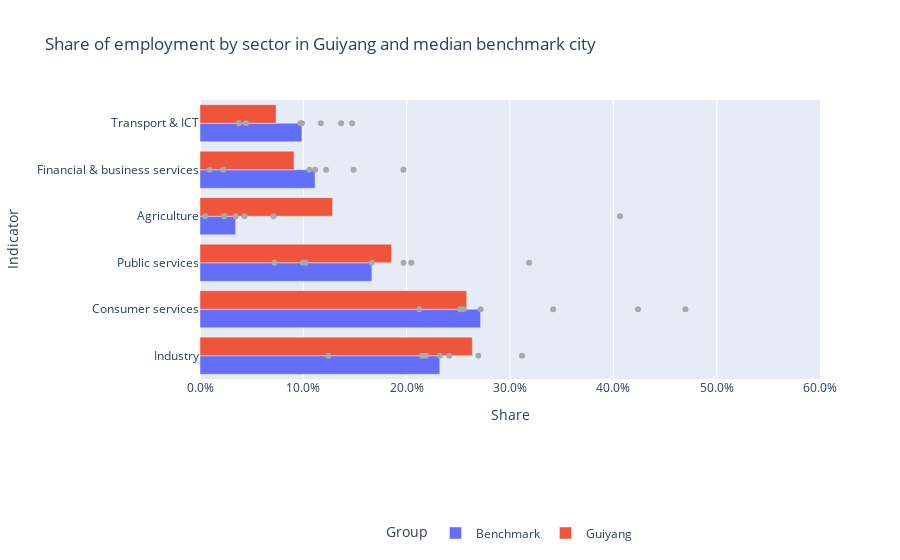

The notebook cell saved with this chart:
### Code cell
if city in oxford_full['Location'].values:
        oxford_emp_gva_shares_plot()
else:
        print("City is not in oxford economics")

### Figure 1 — Plotly figure (JSON) as saved in the notebook; plotly's stock layout.template omitted (floating-point values rounded to 4 significant figures)
{"data": [{"alignmentgroup": "True", "hovertemplate": "Group=Benchmark<br>Share=%{x}<br>Indicator=%{y}<extra></extra>", "legendgroup": "Benchmark", "marker": {"color": "#636efa", "pattern": {"shape": ""}}, "name": "Benchmark", "offsetgroup": "Benchmark", "orientation": "h", "showlegend": true, "textposition": "auto", "type": "bar", "x": [0.2321, 0.2716, 0.1664, 0.0345, 0.1113, 0.09862], "xaxis": "x", "y": ["Industry", "Consumer services", "Public services", "Agriculture", "Financial & business services", "Transport & ICT"], "yaxis": "y"}, {"alignmentgroup": "True", "hovertemplate": "Group=Guiyang<br>Share=%{x}<br>Indicator=%{y}<extra></extra>", "legendgroup": "Guiyang", "marker": {"color": "#EF553B", "pattern": {"shape": ""}}, "name": "Guiyang", "offsetgroup": "Guiyang", "orientation": "h", "showlegend": true, "textposition": "auto", "type": "bar", "x": [0.2636, 0.2581, 0.1854, 0.1283, 0.091, 0.07363], "xaxis": "x", "y": ["Industry", "Consumer services", "Public services", "Agriculture", "Financial & business services", "Transport & ICT"], "yaxis": "y"}, {"marker": {"color": "darkgrey"}, "mode": "markers", "name": "Shanghai", "showlegend": false, "type": "scatter", "x": [0.2321, 0.4697, 0.07198, 0.02342, 0.1058, 0.09703], "y": ["Industry", "Consumer services", "Public services", "Agriculture", "Financial & business services", "Transport & ICT"]}, {"marker": {"color": "darkgrey"}, "mode": "markers", "name": "Beijing", "showlegend": false, "type": "scatter", "x": [0.1243, 0.3417, 0.1664, 0.02344, 0.1969, 0.1472], "y": ["Industry", "Consumer services", "Public services", "Agriculture", "Financial & business services", "Transport & ICT"]}, {"marker": {"color": "darkgrey"}, "mode": "markers", "name": "St Petersburg", "showlegend": false, "type": "scatter", "x": [0.2412, 0.2716, 0.197, 0.005066, 0.1486, 0.1365], "y": ["Industry", "Consumer services", "Public services", "Agriculture", "Financial & business services", "Transport & ICT"]}, {"marker": {"color": "darkgrey"}, "mode": "markers", "name": "Taiyuan", "showlegend": false, "type": "scatter", "x": [0.2694, 0.2548, 0.2045, 0.04301, 0.1113, 0.117], "y": ["Industry", "Consumer services", "Public services", "Agriculture", "Financial & business services", "Transport & ICT"]}, {"marker": {"color": "darkgrey"}, "mode": "markers", "name": "Kathmandu", "showlegend": false, "type": "scatter", "x": [0.2149, 0.2123, 0.0994, 0.4064, 0.02245, 0.04452], "y": ["Industry", "Consumer services", "Public services", "Agriculture", "Financial & business services", "Transport & ICT"]}, {"marker": {"color": "darkgrey"}, "mode": "markers", "name": "Guangzhou", "showlegend": false, "type": "scatter", "x": [0.2186, 0.424, 0.1023, 0.0345, 0.1221, 0.09862], "y": ["Industry", "Consumer services", "Public services", "Agriculture", "Financial & business services", "Transport & ICT"]}, {"marker": {"color": "darkgrey"}, "mode": "markers", "name": "Mandalay", "showlegend": false, "type": "scatter", "x": [0.3116, 0.2517, 0.3185, 0.07114, 0.009349, 0.0377], "y": ["Industry", "Consumer services", "Public services", "Agriculture", "Financial & business services", "Transport & ICT"]}], "layout": {"autosize": true, "barmode": "group", "legend": {"orientation": "h", "title": {"text": "Group"}, "tracegroupgap": 0, "x": 0.5, "xanchor": "center", "y": -0.5, "yanchor": "top"}, "showlegend": true, "title": {"text": "Share of employment by sector in Guiyang and median benchmark city"}, "xaxis": {"anchor": "y", "domain": [0, 1], "range": [0, 0.6], "tickformat": ".1%", "title": {"text": "Share"}}, "yaxis": {"anchor": "x", "domain": [0, 1], "tickangle": 0, "title": {"text": "Indicator"}}}}
